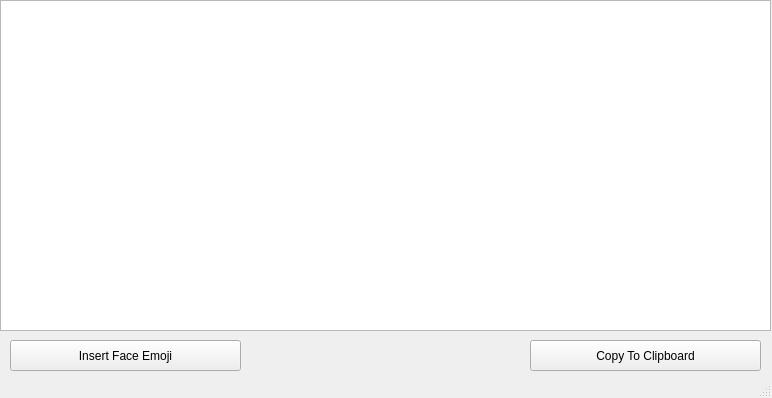
<?xml version="1.0" encoding="UTF-8"?>
<ui version="4.0">
 <class>MainWindow</class>
 <widget class="QMainWindow" name="MainWindow">
  <property name="geometry">
   <rect>
    <x>0</x>
    <y>0</y>
    <width>772</width>
    <height>398</height>
   </rect>
  </property>
  <property name="windowTitle">
   <string>MainWindow</string>
  </property>
  <widget class="QWidget" name="centralwidget">
   <widget class="QTextEdit" name="textArea">
    <property name="geometry">
     <rect>
      <x>0</x>
      <y>0</y>
      <width>771</width>
      <height>331</height>
     </rect>
    </property>
    <property name="font">
     <font>
      <pointsize>12</pointsize>
     </font>
    </property>
   </widget>
   <widget class="QPushButton" name="insertEmoji">
    <property name="geometry">
     <rect>
      <x>10</x>
      <y>340</y>
      <width>231</width>
      <height>31</height>
     </rect>
    </property>
    <property name="text">
     <string>Insert Face Emoji</string>
    </property>
   </widget>
   <widget class="QPushButton" name="copyText">
    <property name="geometry">
     <rect>
      <x>530</x>
      <y>340</y>
      <width>231</width>
      <height>31</height>
     </rect>
    </property>
    <property name="text">
     <string>Copy To Clipboard</string>
    </property>
   </widget>
  </widget>
  <widget class="QStatusBar" name="statusbar"/>
 </widget>
 <resources/>
 <connections/>
</ui>
